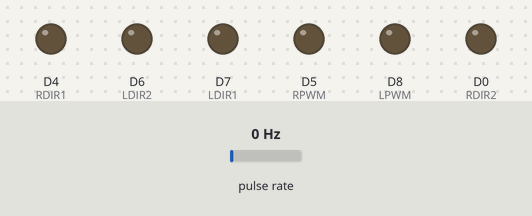
Bench run of a sketch on a simulated ESP8266 (NodeMCU). On the bench: output pins drawn as LEDs (lit = HIGH). Wiring (inferred from the names in the program): pulse sensor: data D3. The inputs (shaded band) are chosen by the test bench; at power-on: pulse rate 0 Hz. What the sketch prints to the serial monitor is not drawn.

Above: at 0.0 s.
At 6.2 s:
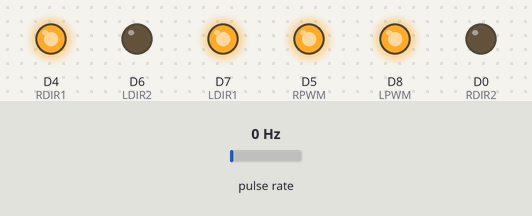
6.3 s: pulse rate set to 7 Hz
9.3 s: pulse rate set to 10 Hz
At 10.4 s:
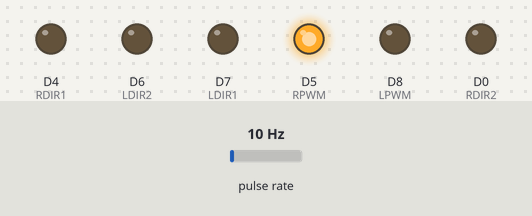
Timing chart, 0 to 12.3 s (numbered marks = the images above; inputs shaded):
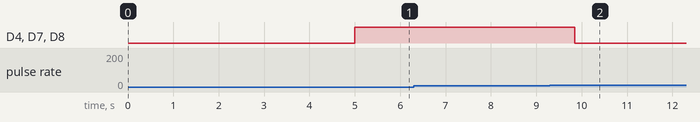

Measured:
- the behaviour switches between 8 and 9 Hz on pulse rate (found by bisection; images 1 and 2)

The sketch:

RotWithEncoder.ino
```cpp
#define LPWM D8
#define LDIR1 D7
#define LDIR2 D6

#define RPWM D5
#define RDIR1 D4
#define RDIR2 D0

#define ENCODER D3

const int RIGHT_SS_SPEED = 300;
const int LEFT_SS_SPEED = 300;
int curDistance = 0;

void setup() {
  // put your setup code here, to run once:
    pinMode(ENCODER, INPUT);
    attachInterrupt(digitalPinToInterrupt(ENCODER), encISR, FALLING);

    pinMode(RPWM, OUTPUT);
    pinMode(RDIR1, OUTPUT);
    pinMode(RDIR2, OUTPUT);

    pinMode(LPWM, OUTPUT);
    pinMode(LDIR1, OUTPUT);
    pinMode(LDIR2, OUTPUT);

    delay(5000);

    digitalWrite(RDIR2, LOW);
    digitalWrite(RDIR1, HIGH);
    digitalWrite(LDIR2, LOW);
    digitalWrite(LDIR1, HIGH);
    analogWrite(RPWM, RIGHT_SS_SPEED);
    analogWrite(LPWM, LEFT_SS_SPEED);
}

void loop() {
  // put your main code here, to run repeatedly:
    Serial.println(curDistance);
    if(curDistance > 25)
    {
        digitalWrite(LDIR1, LOW);
        digitalWrite(LDIR2, LOW);
        analogWrite(LPWM, 0);
        digitalWrite(RDIR1, LOW);
        digitalWrite(RDIR2, LOW);
        analogWrite(LPWM, 0);
    }
}

void encISR()
{
    curDistance++;
}
```
